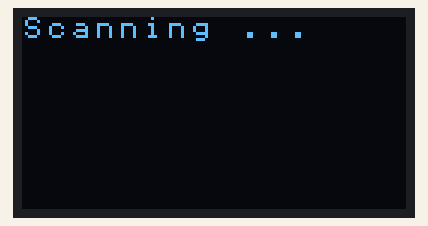
This program was run on a simulated ESP32. On the bench: 128×64 one-colour display. A WiFi scan finds three made-up networks.

Above: at 0.2 s.
At 2.3 s:
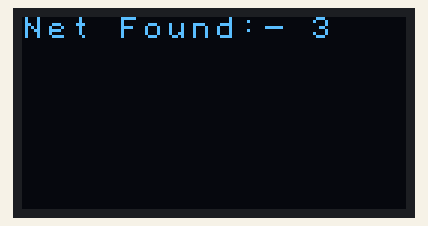
At 3.3 s:
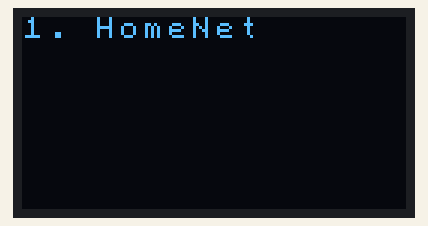
At 4.3 s:
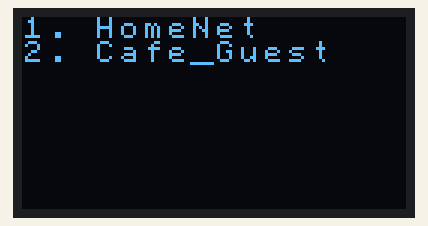
At 5.3 s:
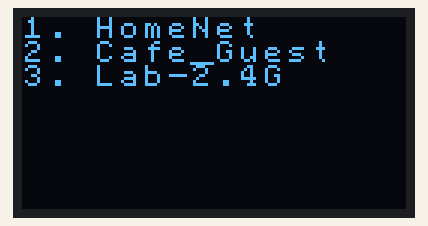

The program:

main.cpp
```cpp
#include <Arduino.h>
#include <U8x8lib.h>
#include <WiFi.h> //Standard ESP32 Wifi Library

U8X8_SSD1306_128X64_NONAME_SW_I2C screen(/* clock=*/ 15, /* data=*/ 4, /* reset=*/ 16);

void setupScreen(){
  //Initializing the display
  screen.begin();
  screen.setFont(u8x8_font_victoriamedium8_r);
  screen.clearDisplay();
}
void setupWiFi(){
  //Initializing the wifi station mode on the esp32
  WiFi.mode(WIFI_STA);
  WiFi.disconnect();
  delay(100);
}
void printNetworkDetails() {
  //Scanning the networks
  screen.clear();
  screen.print("Scanning ...");
  int numberOfNetworks = WiFi.scanNetworks(); //Scannning the number of networks and storing the informaion;
  if(numberOfNetworks == 0) {
    screen.clear();
    screen.print("No Network");
  }
  else {
    screen.clear();
    screen.print("Net Found:- ");
    screen.println(numberOfNetworks);
    delay(1000);
  }
  for(int i=0; i<numberOfNetworks; i++) {
    //Clear the screen show we can iterate all the found networks in the small screen with 8 lines of limit
    if(i%8 == 0){
      screen.clear();
    }
    //Iterating all the networks and showing details
    screen.printf("%d. %.12s\n",i+1,WiFi.SSID(i).c_str());
    delay(1000);
  }
}

void setup() {
  setupScreen();
  setupWiFi();
}

void loop() {
  printNetworkDetails();
}
```

Measured:
- by itself, everything shown: repeats every 6.1 s, in 10 steps
- what the display in image 0 shows lasts 2.0 s, from 0.2 s to 2.2 s
- what the display in image 1 shows lasts 1.1 s, from 2.2 s to 3.3 s
